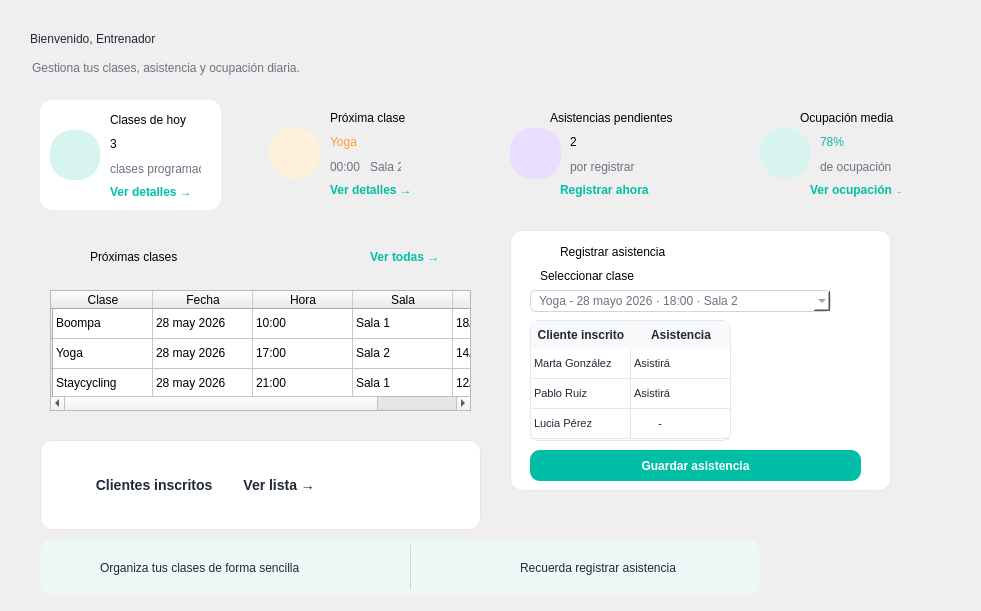
   <widget class="QFrame" name="frameContenido">
    <property name="geometry">
     <rect>
      <x>220</x>
      <y>90</y>
      <width>981</width>
      <height>611</height>
     </rect>
    </property>
    <property name="frameShape">
     <enum>QFrame::NoFrame</enum>
    </property>
    <widget class="QLabel" name="lblBienvenida">
     <property name="geometry">
      <rect>
       <x>30</x>
       <y>22</y>
       <width>300</width>
       <height>34</height>
      </rect>
     </property>
     <property name="styleSheet">
      <string notr="true">font:bold 20pt &quot;Segoe UI&quot;; color:#1F2937;</string>
     </property>
     <property name="text">
      <string>Bienvenido, Entrenador</string>
     </property>
    </widget>
    <widget class="QLabel" name="lblResumen">
     <property name="geometry">
      <rect>
       <x>32</x>
       <y>58</y>
       <width>470</width>
       <height>20</height>
      </rect>
     </property>
     <property name="styleSheet">
      <string notr="true">font:9pt &quot;Segoe UI&quot;; color:#6B7280;</string>
     </property>
     <property name="text">
      <string>Gestiona tus clases, asistencia y ocupación diaria.</string>
     </property>
    </widget>
    <widget class="QFrame" name="card2">
     <property name="geometry">
      <rect>
       <x>260</x>
       <y>98</y>
       <width>181</width>
       <height>110</height>
      </rect>
     </property>
     <widget class="QLabel" name="lblIconPago">
      <property name="geometry">
       <rect>
        <x>10</x>
        <y>30</y>
        <width>50</width>
        <height>50</height>
       </rect>
      </property>
      <property name="styleSheet">
       <string notr="true">background-color:#FFF0D9; border-radius:22px; font:16pt &quot;Segoe UI Emoji&quot;; color:#FF9F2E;</string>
      </property>
      <property name="text">
       <string/>
      </property>
     </widget>
     <widget class="QLabel" name="lblTituloproxclase">
      <property name="geometry">
       <rect>
        <x>70</x>
        <y>10</y>
        <width>95</width>
        <height>20</height>
       </rect>
      </property>
      <property name="styleSheet">
       <string notr="true">font:bold 9pt &quot;Segoe UI&quot;;</string>
      </property>
      <property name="text">
       <string>Próxima clase</string>
      </property>
     </widget>
     <widget class="QLabel" name="labelClase">
      <property name="geometry">
       <rect>
        <x>70</x>
        <y>30</y>
        <width>95</width>
        <height>28</height>
       </rect>
      </property>
      <property name="styleSheet">
       <string notr="true">font:bold 16pt &quot;Segoe UI&quot;; color:#FF9F2E;</string>
      </property>
      <property name="text">
       <string>Yoga</string>
      </property>
     </widget>
     <widget class="QLabel" name="labelHora">
      <property name="geometry">
       <rect>
        <x>70</x>
        <y>60</y>
        <width>31</width>
        <height>18</height>
       </rect>
      </property>
      <property name="styleSheet">
       <string notr="true">color:#6B7280; font:7pt &quot;Segoe UI&quot;;</string>
      </property>
      <property name="text">
       <string>00:00</string>
      </property>
     </widget>
     <widget class="QLabel" name="labelSala">
      <property name="geometry">
       <rect>
        <x>110</x>
        <y>60</y>
        <width>31</width>
        <height>18</height>
       </rect>
      </property>
      <property name="styleSheet">
       <string notr="true">color:#6B7280; font:7pt &quot;Segoe UI&quot;;</string>
      </property>
      <property name="text">
       <string>Sala 2</string>
      </property>
     </widget>
     <widget class="QLabel" name="label_6">
      <property name="geometry">
       <rect>
        <x>10</x>
        <y>40</y>
        <width>51</width>
        <height>31</height>
       </rect>
      </property>
      <property name="styleSheet">
       <string notr="true">image:url(:/newPrefix/reloj.png)</string>
      </property>
      <property name="text">
       <string/>
      </property>
     </widget>
     <widget class="QPushButton" name="buttonVerDetalles">
      <property name="geometry">
       <rect>
        <x>70</x>
        <y>80</y>
        <width>91</width>
        <height>23</height>
       </rect>
      </property>
      <property name="cursor">
       <cursorShape>PointingHandCursor</cursorShape>
      </property>
      <property name="styleSheet">
       <string notr="true">QPushButton {
    color: #00BFA6;
    background: transparent;
    border: none;
    font-weight: bold;
    text-align: left;
}

QPushButton:hover {
    color: #009E8A;
}</string>
      </property>
      <property name="text">
       <string>Ver detalles →</string>
      </property>
      <property name="flat">
       <bool>true</bool>
      </property>
     </widget>
    </widget>
    <widget class="QFrame" name="card3">
     <property name="geometry">
      <rect>
       <x>500</x>
       <y>98</y>
       <width>181</width>
       <height>110</height>
      </rect>
     </property>
     <widget class="QLabel" name="lblIconCal">
      <property name="geometry">
       <rect>
        <x>10</x>
        <y>30</y>
        <width>51</width>
        <height>51</height>
       </rect>
      </property>
      <property name="styleSheet">
       <string notr="true">background-color:#E8DEFF; border-radius:22px; font:17pt &quot;Segoe UI Emoji&quot;;</string>
      </property>
      <property name="text">
       <string/>
      </property>
     </widget>
     <widget class="QLabel" name="lblTituloasistencia">
      <property name="geometry">
       <rect>
        <x>50</x>
        <y>10</y>
        <width>131</width>
        <height>20</height>
       </rect>
      </property>
      <property name="styleSheet">
       <string notr="true">font:bold 8pt &quot;Segoe UI&quot;;</string>
      </property>
      <property name="text">
       <string>Asistencias pendientes</string>
      </property>
     </widget>
     <widget class="QLabel" name="labelNumAsistencias">
      <property name="geometry">
       <rect>
        <x>70</x>
        <y>30</y>
        <width>21</width>
        <height>28</height>
       </rect>
      </property>
      <property name="styleSheet">
       <string notr="true">font:bold 16pt &quot;Segoe UI&quot;;color: rgb(0, 0, 0)</string>
      </property>
      <property name="text">
       <string>2</string>
      </property>
     </widget>
     <widget class="QLabel" name="lblSubAs_2">
      <property name="geometry">
       <rect>
        <x>70</x>
        <y>60</y>
        <width>75</width>
        <height>18</height>
       </rect>
      </property>
      <property name="styleSheet">
       <string notr="true">color:#6B7280; font:7pt &quot;Segoe UI&quot;;</string>
      </property>
      <property name="text">
       <string>por registrar</string>
      </property>
     </widget>
     <widget class="QLabel" name="label_9">
      <property name="geometry">
       <rect>
        <x>10</x>
        <y>40</y>
        <width>51</width>
        <height>31</height>
       </rect>
      </property>
      <property name="styleSheet">
       <string notr="true">image:url(:/newPrefix/usuarios.png)</string>
      </property>
      <property name="text">
       <string/>
      </property>
     </widget>
     <widget class="QPushButton" name="buttonRegistrarAsisPend">
      <property name="geometry">
       <rect>
        <x>60</x>
        <y>80</y>
        <width>91</width>
        <height>23</height>
       </rect>
      </property>
      <property name="cursor">
       <cursorShape>PointingHandCursor</cursorShape>
      </property>
      <property name="styleSheet">
       <string notr="true">QPushButton {
    color: #00BFA6;
    background: transparent;
    border: none;
    font-weight: bold;
    text-align: left;
}

QPushButton:hover {
    color: #009E8A;
}</string>
      </property>
      <property name="text">
       <string>Registrar ahora →</string>
      </property>
      <property name="flat">
       <bool>true</bool>
      </property>
     </widget>
    </widget>
    <widget class="QFrame" name="card4">
     <property name="geometry">
      <rect>
       <x>750</x>
       <y>98</y>
       <width>161</width>
       <height>110</height>
      </rect>
     </property>
     <widget class="QLabel" name="lblIconAs">
      <property name="geometry">
       <rect>
        <x>10</x>
        <y>30</y>
        <width>50</width>
        <height>50</height>
       </rect>
      </property>
      <property name="styleSheet">
       <string notr="true">background-color:#D8F4F0; color:#18B7A5; border-radius:22px; font:bold 20pt &quot;Segoe UI&quot;;</string>
      </property>
      <property name="text">
       <string/>
      </property>
     </widget>
     <widget class="QLabel" name="lblTituloocupacion">
      <property name="geometry">
       <rect>
        <x>50</x>
        <y>10</y>
        <width>131</width>
        <height>20</height>
       </rect>
      </property>
      <property name="styleSheet">
       <string notr="true">font:bold 9pt &quot;Segoe UI&quot;;</string>
      </property>
      <property name="text">
       <string>Ocupación media</string>
      </property>
     </widget>
     <widget class="QLabel" name="lblPorcentajeOcupacion">
      <property name="geometry">
       <rect>
        <x>70</x>
        <y>30</y>
        <width>70</width>
        <height>28</height>
       </rect>
      </property>
      <property name="styleSheet">
       <string notr="true">font:bold 18pt &quot;Segoe UI&quot;; color:#18B7A5;</string>
      </property>
      <property name="text">
       <string>78%</string>
      </property>
     </widget>
     <widget class="QLabel" name="lblSubAs">
      <property name="geometry">
       <rect>
        <x>70</x>
        <y>60</y>
        <width>75</width>
        <height>18</height>
       </rect>
      </property>
      <property name="styleSheet">
       <string notr="true">color:#6B7280; font:7pt &quot;Segoe UI&quot;;</string>
      </property>
      <property name="text">
       <string>de ocupación</string>
      </property>
     </widget>
     <widget class="QLabel" name="label_14">
      <property name="geometry">
       <rect>
        <x>10</x>
        <y>40</y>
        <width>51</width>
        <height>31</height>
       </rect>
      </property>
      <property name="styleSheet">
       <string notr="true">image:url(:/newPrefix/grafico-circular.png)</string>
      </property>
      <property name="text">
       <string/>
      </property>
     </widget>
     <widget class="QPushButton" name="buttonVerOcupacion">
      <property name="geometry">
       <rect>
        <x>60</x>
        <y>80</y>
        <width>91</width>
        <height>23</height>
       </rect>
      </property>
      <property name="cursor">
       <cursorShape>PointingHandCursor</cursorShape>
      </property>
      <property name="styleSheet">
       <string notr="true">QPushButton {
    color: #00BFA6;
    background: transparent;
    border: none;
    font-weight: bold;
    text-align: left;
}

QPushButton:hover {
    color: #009E8A;
}</string>
      </property>
      <property name="text">
       <string>Ver ocupación →</string>
      </property>
      <property name="flat">
       <bool>true</bool>
      </property>
     </widget>
    </widget>
    <widget class="QFrame" name="cardTabla">
     <property name="geometry">
      <rect>
       <x>40</x>
       <y>230</y>
       <width>441</width>
       <height>191</height>
      </rect>
     </property>
     <widget class="QLabel" name="lblTituloTabla">
      <property name="geometry">
       <rect>
        <x>50</x>
        <y>15</y>
        <width>220</width>
        <height>24</height>
       </rect>
      </property>
      <property name="styleSheet">
       <string notr="true">font:bold 11pt &quot;Segoe UI&quot;;</string>
      </property>
      <property name="text">
       <string>Próximas clases </string>
      </property>
     </widget>
     <widget class="QTableWidget" name="tablaProximasClasesEntrenador">
      <property name="geometry">
       <rect>
        <x>10</x>
        <y>60</y>
        <width>421</width>
        <height>121</height>
       </rect>
      </property>
      <property name="styleSheet">
       <string notr="true"/>
      </property>
      <property name="verticalScrollBarPolicy">
       <enum>Qt::ScrollBarAlwaysOff</enum>
      </property>
      <property name="horizontalScrollBarPolicy">
       <enum>Qt::ScrollBarAsNeeded</enum>
      </property>
      <property name="columnCount">
       <number>5</number>
      </property>
      <row>
       <property name="text">
        <string/>
       </property>
      </row>
      <row>
       <property name="text">
        <string/>
       </property>
      </row>
      <row>
       <property name="text">
        <string/>
       </property>
      </row>
      <column>
       <property name="text">
        <string>Clase</string>
       </property>
      </column>
      <column>
       <property name="text">
        <string>Fecha</string>
       </property>
      </column>
      <column>
       <property name="text">
        <string>Hora</string>
       </property>
      </column>
      <column>
       <property name="text">
        <string>Sala</string>
       </property>
      </column>
      <column>
       <property name="text">
        <string>Ocupación</string>
       </property>
      </column>
      <item row="0" column="0">
       <property name="text">
        <string>Boompa</string>
       </property>
      </item>
      <item row="0" column="1">
       <property name="text">
        <string>28 may 2026</string>
       </property>
      </item>
      <item row="0" column="2">
       <property name="text">
        <string>10:00</string>
       </property>
      </item>
      <item row="0" column="3">
       <property name="text">
        <string>Sala 1</string>
       </property>
      </item>
      <item row="0" column="4">
       <property name="text">
        <string>18/20</string>
       </property>
      </item>
      <item row="1" column="0">
       <property name="text">
        <string>Yoga</string>
       </property>
      </item>
      <item row="1" column="1">
       <property name="text">
        <string>28 may 2026</string>
       </property>
      </item>
      <item row="1" column="2">
       <property name="text">
        <string>17:00</string>
       </property>
      </item>
      <item row="1" column="3">
       <property name="text">
        <string>Sala 2</string>
       </property>
      </item>
      <item row="1" column="4">
       <property name="text">
        <string>14/15</string>
       </property>
      </item>
      <item row="2" column="0">
       <property name="text">
        <string>Staycycling</string>
       </property>
      </item>
      <item row="2" column="1">
       <property name="text">
        <string>28 may 2026</string>
       </property>
      </item>
      <item row="2" column="2">
       <property name="text">
        <string>21:00</string>
       </property>
      </item>
      <item row="2" column="3">
       <property name="text">
        <string>Sala 1</string>
       </property>
      </item>
      <item row="2" column="4">
       <property name="text">
        <string>12/20</string>
       </property>
      </item>
     </widget>
     <widget class="QLabel" name="label_2">
      <property name="geometry">
       <rect>
        <x>18</x>
        <y>18</y>
        <width>20</width>
        <height>20</height>
       </rect>
      </property>
      <property name="text">
       <string/>
      </property>
      <property name="pixmap">
       <pixmap resource="../imagenes/recursos.qrc">:/newPrefix/calendario.png</pixmap>
      </property>
      <property name="scaledContents">
       <bool>true</bool>
      </property>
     </widget>
     <widget class="QPushButton" name="buttonVerTodasClases">
      <property name="geometry">
       <rect>
        <x>330</x>
        <y>15</y>
        <width>91</width>
        <height>23</height>
       </rect>
      </property>
      <property name="cursor">
       <cursorShape>PointingHandCursor</cursorShape>
      </property>
      <property name="styleSheet">
       <string notr="true">QPushButton {
    color: #00BFA6;
    background: transparent;
    border: none;
    font-weight: bold;
    text-align: left;
}

QPushButton:hover {
    color: #009E8A;
}</string>
      </property>
      <property name="text">
       <string>Ver todas →</string>
      </property>
      <property name="flat">
       <bool>true</bool>
      </property>
     </widget>
    </widget>
    <widget class="QFrame" name="asist">
     <property name="geometry">
      <rect>
       <x>510</x>
       <y>230</y>
       <width>381</width>
       <height>261</height>
      </rect>
     </property>
     <property name="styleSheet">
      <string notr="true">#asist {
    background-color: white;
    border: 1px solid #E5E7EB;
    border-radius: 12px;
}</string>
     </property>
     <widget class="QLabel" name="lblTituloUltPago">
      <property name="geometry">
       <rect>
        <x>50</x>
        <y>10</y>
        <width>161</width>
        <height>24</height>
       </rect>
      </property>
      <property name="styleSheet">
       <string notr="true">font:bold 11pt &quot;Segoe UI&quot;;</string>
      </property>
      <property name="text">
       <string>Registrar asistencia</string>
      </property>
     </widget>
     <widget class="QLabel" name="lblselClase">
      <property name="geometry">
       <rect>
        <x>30</x>
        <y>35</y>
        <width>120</width>
        <height>22</height>
       </rect>
      </property>
      <property name="styleSheet">
       <string notr="true">font:bold 9pt &quot;Segoe UI&quot;;</string>
      </property>
      <property name="text">
       <string>Seleccionar clase</string>
      </property>
     </widget>
     <widget class="QLabel" name="label_5">
      <property name="geometry">
       <rect>
        <x>0</x>
        <y>10</y>
        <width>51</width>
        <height>21</height>
       </rect>
      </property>
      <property name="styleSheet">
       <string notr="true">image:url(:/newPrefix/lista-de-verificacion.png)</string>
      </property>
      <property name="text">
       <string/>
      </property>
     </widget>
     <widget class="QComboBox" name="comboClaseAsistencia">
      <property name="geometry">
       <rect>
        <x>20</x>
        <y>60</y>
        <width>301</width>
        <height>22</height>
       </rect>
      </property>
      <property name="styleSheet">
       <string notr="true">QComboBox {
    background-color: white;
    border: 1px solid #D1D5DB;
    border-radius: 6px;
    padding-left: 8px;
    color: #6B7280;
}</string>
      </property>
      <item>
       <property name="text">
        <string>Yoga - 28 mayo 2026 · 18:00 · Sala 2</string>
       </property>
      </item>
     </widget>
     <widget class="QTableWidget" name="tableAsistencia">
      <property name="geometry">
       <rect>
        <x>20</x>
        <y>90</y>
        <width>201</width>
        <height>121</height>
       </rect>
      </property>
      <property name="styleSheet">
       <string notr="true">QTableWidget {
    background-color: white;
    border: 1px solid #E5E7EB;
    border-radius: 8px;
    gridline-color: #E5E7EB;
    color: #1F2937;
    font-size: 11px;
}

QHeaderView::section {
    background-color: #F7F9FA;
    color: #1F2937;
    font-weight: bold;
    border: none;
    padding: 5px;
}

QTableWidget::item {
    padding: 5px;
}</string>
      </property>
      <property name="verticalScrollBarPolicy">
       <enum>Qt::ScrollBarAlwaysOff</enum>
      </property>
      <property name="horizontalScrollBarPolicy">
       <enum>Qt::ScrollBarAlwaysOff</enum>
      </property>
      <property name="rowCount">
       <number>3</number>
      </property>
      <property name="columnCount">
       <number>2</number>
      </property>
      <attribute name="verticalHeaderVisible">
       <bool>false</bool>
      </attribute>
      <row/>
      <row/>
      <row/>
      <column>
       <property name="text">
        <string>Cliente inscrito</string>
       </property>
      </column>
      <column>
       <property name="text">
        <string>Asistencia</string>
       </property>
      </column>
      <item row="0" column="0">
       <property name="text">
        <string>Marta González</string>
       </property>
      </item>
      <item row="0" column="1">
       <property name="text">
        <string>Asistirá</string>
       </property>
      </item>
      <item row="1" column="0">
       <property name="text">
        <string>Pablo Ruiz</string>
       </property>
      </item>
      <item row="1" column="1">
       <property name="text">
        <string>Asistirá</string>
       </property>
      </item>
      <item row="2" column="0">
       <property name="text">
        <string>Lucia Pérez</string>
       </property>
      </item>
      <item row="2" column="1">
       <property name="text">
        <string>        -</string>
       </property>
      </item>
     </widget>
     <widget class="QPushButton" name="btnGuardarAsistencia">
      <property name="geometry">
       <rect>
        <x>20</x>
        <y>220</y>
        <width>331</width>
        <height>31</height>
       </rect>
      </property>
      <property name="styleSheet">
       <string notr="true">QPushButton {
    background-color: #00BFA6;
    color: white;
    border: none;
    border-radius: 10px;
    padding: 10px 18px;
    font-weight: bold;
}

QPushButton:hover {
    background-color: #00A890;
}

QPushButton:pressed {
    background-color: #008F7A;
}</string>
      </property>
      <property name="text">
       <string>Guardar asistencia</string>
      </property>
     </widget>
    </widget>
    <widget class="QFrame" name="cardConsejo">
     <property name="geometry">
      <rect>
       <x>40</x>
       <y>540</y>
       <width>720</width>
       <height>55</height>
      </rect>
     </property>
     <property name="styleSheet">
      <string notr="true">QFrame#cardConsejo { background-color:#EEF9F7; border:none; border-radius:12px; }</string>
     </property>
     <widget class="QLabel" name="lblConsejo">
      <property name="geometry">
       <rect>
        <x>60</x>
        <y>10</y>
        <width>320</width>
        <height>35</height>
       </rect>
      </property>
      <property name="styleSheet">
       <string notr="true">font:9pt &quot;Segoe UI&quot;; color:#1F2937;</string>
      </property>
      <property name="text">
       <string>Organiza tus clases de forma sencilla</string>
      </property>
     </widget>
     <widget class="QLabel" name="lblMotivacion">
      <property name="geometry">
       <rect>
        <x>480</x>
        <y>10</y>
        <width>161</width>
        <height>35</height>
       </rect>
      </property>
      <property name="styleSheet">
       <string notr="true">font:9pt &quot;Segoe UI&quot;; color:#1F2937;</string>
      </property>
      <property name="text">
       <string>Recuerda registrar asistencia</string>
      </property>
     </widget>
     <widget class="QLabel" name="label_13">
      <property name="geometry">
       <rect>
        <x>0</x>
        <y>10</y>
        <width>51</width>
        <height>31</height>
       </rect>
      </property>
      <property name="styleSheet">
       <string notr="true">image:url(:/newPrefix/corazon-en-mano.png)</string>
      </property>
      <property name="text">
       <string/>
      </property>
     </widget>
     <widget class="QLabel" name="label_15">
      <property name="geometry">
       <rect>
        <x>410</x>
        <y>10</y>
        <width>61</width>
        <height>31</height>
       </rect>
      </property>
      <property name="styleSheet">
       <string notr="true">image:url(:/newPrefix/rosas-de-corazon.png)</string>
      </property>
      <property name="text">
       <string/>
      </property>
     </widget>
     <widget class="Line" name="line">
      <property name="geometry">
       <rect>
        <x>370</x>
        <y>5</y>
        <width>1</width>
        <height>45</height>
       </rect>
      </property>
      <property name="styleSheet">
       <string notr="true">QFrame {
    background-color: #D1D5DB;
    border: none;
}</string>
      </property>
      <property name="orientation">
       <enum>Qt::Vertical</enum>
      </property>
     </widget>
    </widget>
    <widget class="QLabel" name="label_16">
     <property name="geometry">
      <rect>
       <x>350</x>
       <y>20</y>
       <width>35</width>
       <height>35</height>
      </rect>
     </property>
     <property name="text">
      <string/>
     </property>
     <property name="pixmap">
      <pixmap resource="../imagenes/recursos.qrc">:/newPrefix/ola.png</pixmap>
     </property>
     <property name="scaledContents">
      <bool>true</bool>
     </property>
    </widget>
    <widget class="QFrame" name="card2_2">
     <property name="geometry">
      <rect>
       <x>40</x>
       <y>100</y>
       <width>181</width>
       <height>110</height>
      </rect>
     </property>
     <property name="styleSheet">
      <string notr="true">background: #FFFFFF;border-radius: 12px;</string>
     </property>
     <widget class="QLabel" name="lblTituloproxclase_2">
      <property name="geometry">
       <rect>
        <x>70</x>
        <y>10</y>
        <width>95</width>
        <height>20</height>
       </rect>
      </property>
      <property name="styleSheet">
       <string notr="true">font:bold 9pt &quot;Segoe UI&quot;;</string>
      </property>
      <property name="text">
       <string>Clases de hoy</string>
      </property>
     </widget>
     <widget class="QLabel" name="labelNumClases">
      <property name="geometry">
       <rect>
        <x>70</x>
        <y>30</y>
        <width>95</width>
        <height>28</height>
       </rect>
      </property>
      <property name="styleSheet">
       <string notr="true">font:bold 16pt &quot;Segoe UI&quot;;color: rgb(0, 0, 0)</string>
      </property>
      <property name="text">
       <string>3</string>
      </property>
     </widget>
     <widget class="QLabel" name="labelHora_2">
      <property name="geometry">
       <rect>
        <x>70</x>
        <y>60</y>
        <width>91</width>
        <height>18</height>
       </rect>
      </property>
      <property name="styleSheet">
       <string notr="true">color:#6B7280; font:7pt &quot;Segoe UI&quot;;</string>
      </property>
      <property name="text">
       <string>clases programadas</string>
      </property>
     </widget>
     <widget class="QPushButton" name="buttonVerDetalles_2">
      <property name="geometry">
       <rect>
        <x>70</x>
        <y>80</y>
        <width>91</width>
        <height>23</height>
       </rect>
      </property>
      <property name="cursor">
       <cursorShape>PointingHandCursor</cursorShape>
      </property>
      <property name="styleSheet">
       <string notr="true">QPushButton {
    color: #00BFA6;
    background: transparent;
    border: none;
    font-weight: bold;
    text-align: left;
}

QPushButton:hover {
    color: #009E8A;
}</string>
      </property>
      <property name="text">
       <string>Ver detalles →</string>
      </property>
      <property name="flat">
       <bool>true</bool>
      </property>
     </widget>
     <widget class="QLabel" name="lblIconAs_2">
      <property name="geometry">
       <rect>
        <x>10</x>
        <y>30</y>
        <width>50</width>
        <height>50</height>
       </rect>
      </property>
      <property name="styleSheet">
       <string notr="true">background-color:#D8F4F0; color:#18B7A5; border-radius:22px; font:bold 20pt &quot;Segoe UI&quot;;</string>
      </property>
      <property name="text">
       <string/>
      </property>
     </widget>
     <widget class="QLabel" name="label_7">
      <property name="geometry">
       <rect>
        <x>10</x>
        <y>40</y>
        <width>51</width>
        <height>31</height>
       </rect>
      </property>
      <property name="styleSheet">
       <string notr="true">image:url(:/newPrefix/calendario.png); background:transparent</string>
      </property>
      <property name="text">
       <string/>
      </property>
     </widget>
    </widget>
    <widget class="QLabel" name="label_17">
     <property name="geometry">
      <rect>
       <x>280</x>
       <y>480</y>
       <width>47</width>
       <height>13</height>
      </rect>
     </property>
     <property name="text">
      <string/>
     </property>
    </widget>
    <widget class="QLabel" name="label_18">
     <property name="geometry">
      <rect>
       <x>-180</x>
       <y>0</y>
       <width>1391</width>
       <height>621</height>
      </rect>
     </property>
     <property name="styleSheet">
      <string notr="true">image:url(:/entrenador/reborde_ola.png)</string>
     </property>
     <property name="text">
      <string/>
     </property>
    </widget>
    <widget class="QPushButton" name="pushButton">
     <property name="geometry">
      <rect>
       <x>40</x>
       <y>440</y>
       <width>441</width>
       <height>90</height>
      </rect>
     </property>
     <property name="styleSheet">
      <string notr="true">QPushButton {
    background-color: white;
    border: 1px solid #E5E7EB;
    border-radius: 12px;
    color: #1F2937;
    font-size: 14px;
    font-weight: bold;
    text-align: left;
    padding-left: 20px;
}

QPushButton:hover {
    background-color: #F0FFFC;
    border: 1px solid #00BFA6;
    color: #00BFA6;
}</string>
     </property>
     <property name="text">
      <string>         Clientes inscritos        Ver lista →</string>
     </property>
    </widget>
    <widget class="QLabel" name="label_19">
     <property name="geometry">
      <rect>
       <x>50</x>
       <y>480</y>
       <width>47</width>
       <height>21</height>
      </rect>
     </property>
     <property name="styleSheet">
      <string notr="true">image:url(:/newPrefix/ver-usuario.png)</string>
     </property>
     <property name="text">
      <string/>
     </property>
    </widget>
    <zorder>label_18</zorder>
    <zorder>lblBienvenida</zorder>
    <zorder>lblResumen</zorder>
    <zorder>card2</zorder>
    <zorder>card3</zorder>
    <zorder>card4</zorder>
    <zorder>cardTabla</zorder>
    <zorder>asist</zorder>
    <zorder>cardConsejo</zorder>
    <zorder>label_16</zorder>
    <zorder>card2_2</zorder>
    <zorder>label_17</zorder>
    <zorder>pushButton</zorder>
    <zorder>label_19</zorder>
   </widget>
